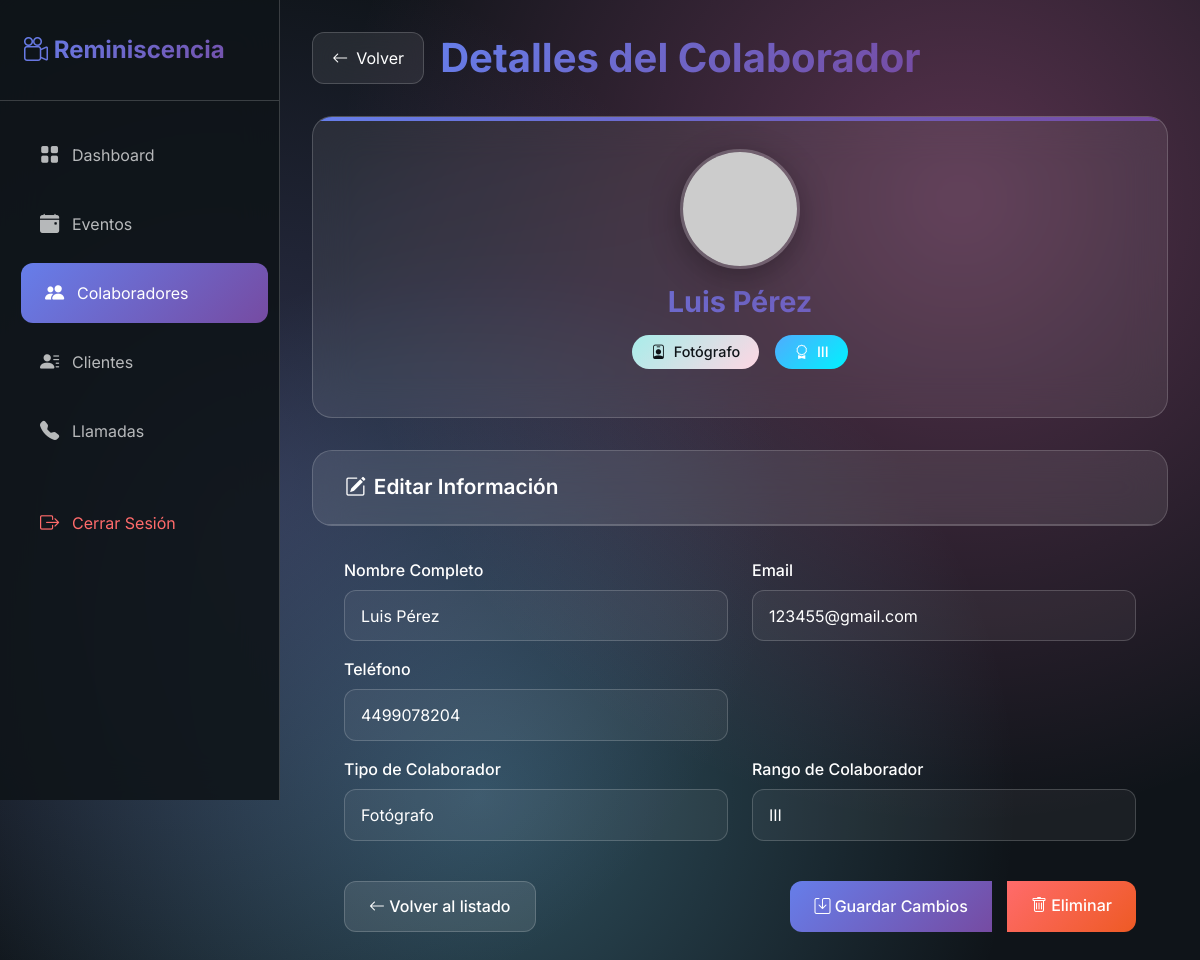
The app's page /admin/detalles_colaborador.php?id=2 (signed in) with its own data.
### tables this page shows
CREATE TABLE `usuarios` (
  `id` int(11) NOT NULL,
  `nombre` varchar(100) NOT NULL,
  `email` varchar(100) NOT NULL,
  `telefono` varchar(20) DEFAULT NULL,
  `password` varchar(255) NOT NULL,
  `rol` enum('admin','colaborador','cliente') NOT NULL,
  `tipo_colaborador` enum('fotografo','videografo','auxiliar','') DEFAULT NULL,
  `rango_colaborador` enum('I','II','III','') DEFAULT NULL,
  `fecha_registro` datetime DEFAULT current_timestamp(),
  `activo` tinyint(1) DEFAULT 1,
  `foto_id` varchar(255) DEFAULT NULL
);

### admin/detalles_colaborador.php (the view, shortened to what this page needs)
<?php
require_once(__DIR__ . '/../includes/config.php');
$colaborador_id = intval($_GET['id']);
try {
    $stmt = $conn->prepare("SELECT * FROM usuarios WHERE id = ? AND rol = 'colaborador'");
    $stmt->execute([$colaborador_id]);
    $colaborador = $stmt->fetch(PDO::FETCH_ASSOC);
    $tipos_colaborador = [
        'fotografo' => 'Fotógrafo',
        'videografo' => 'Videógrafo',
        'auxiliar' => 'Auxiliar',
    ];
    $rangos_colaborador = [
        'I' => 'I',
        'II' => 'II',
        'III' => 'III',
    ];
} catch (PDOException $e) {
    die("Error al obtener datos del colaborador: " . $e->getMessage());
}
?>
<!DOCTYPE html>
<html lang="es">
<head>
  <link href="https://cdn.jsdelivr.net/npm/bootstrap@5.3.0/dist/css/bootstrap.min.css" rel="stylesheet">
  <link rel="stylesheet" href="https://cdn.jsdelivr.net/npm/bootstrap-icons@1.11.1/font/bootstrap-icons.css">
</head>
<body>
  <nav class="sidebar" id="sidebar">
    <div class="sidebar-header">
      <div class="logo">
        <i class="bi bi-camera-reels"></i>
        Reminiscencia
      </div>
    </div>
    <div class="nav-menu">
      <div class="nav-item">
        <a href="dashboard.php" class="nav-link">
          <i class="bi bi-grid-fill"></i>
          <span>Dashboard</span>
        </a>
      </div>
      <div class="nav-item">
        <a href="gestion_eventos.php" class="nav-link">
          <i class="bi bi-calendar-event-fill"></i>
          <span>Eventos</span>
        </a>
      </div>
      <div class="nav-item">
        <a href="gestion_colaboradores.php" class="nav-link active">
          <i class="bi bi-people-fill"></i>
          <span>Colaboradores</span>
        </a>
      </div>
      <div class="nav-item">
        <a href="gestion_clientes.php" class="nav-link">
          <i class="bi bi-person-lines-fill"></i>
          <span>Clientes</span>
        </a>
      </div>
      <div class="nav-item">
        <a href="llamadas.php" class="nav-link">
          <i class="bi bi-telephone-fill"></i>
          <span>Llamadas</span>
        </a>
      </div>
      <div class="nav-item" style="margin-top: 2rem;">
        <a href="/logout.php" class="nav-link" style="color: #ff6b6b;">
          <i class="bi bi-box-arrow-right"></i>
          <span>Cerrar Sesión</span>
        </a>
      </div>
    </div>
  </nav>
  <main class="main-content">
    <div class="page-header">
      <a href="gestion_colaboradores.php" class="back-button">
        <i class="bi bi-arrow-left"></i>
        Volver
      </a>
      <h1>Detalles del Colaborador</h1>
    </div>
    <div class="profile-header">
      <img src="https://ui-avatars.com/api/?name=<?php echo urlencode($colaborador['nombre']); ?>&background=random"
           alt="Foto de perfil" class="profile-pic">
      <h2 class="profile-name"><?php echo htmlspecialchars($colaborador['nombre']); ?></h2>
      <div class="badge-container">
        <span class="badge badge-tipo">
          <i class="bi bi-person-badge"></i>
          <?php echo htmlspecialchars($tipos_colaborador[$colaborador['tipo_colaborador']] ?? 'Desconocido'); ?>
        </span>
        <span class="badge badge-rango">
          <i class="bi bi-award"></i>
          <?php echo htmlspecialchars($rangos_colaborador[$colaborador['rango_colaborador']] ?? 'Desconocido'); ?>
        </span>
        </div>
    </div>
    <div class="card">
        <div class="card-header">
          <h3 class="card-title text-white">
            <i class="bi bi-pencil-square text-white"></i>
            Editar Información
          </h3>
        </div>
      </div>
      <div class="card-body">
        <form method="POST">
          <div class="row">
            <div class="col-md-6 mb-3">
              <label for="nombre" class="form-label">Nombre Completo</label>
              <input type="text" class="form-control" id="nombre" name="nombre"
                     value="<?php echo htmlspecialchars($colaborador['nombre']); ?>" required>
            </div>
            <div class="col-md-6 mb-3">
              <label for="email" class="form-label">Email</label>
              <input type="email" class="form-control" id="email" name="email"
                     value="<?php echo htmlspecialchars($colaborador['email']); ?>" required>
            </div>
          </div>
          <div class="row">
            <div class="col-md-6 mb-3">
              <label for="telefono" class="form-label">Teléfono</label>
              <input type="tel" class="form-control" id="telefono" name="telefono"
                     value="<?php echo htmlspecialchars($colaborador['telefono']); ?>">
            </div>
          </div>
          <div class="row">
            <div class="col-md-6 mb-3">
              <label for="tipo_colaborador" class="form-label">Tipo de Colaborador</label>
              <select class="form-select text" id="tipo_colaborador" name="tipo_colaborador" required>
                <?php foreach ($tipos_colaborador as $valor => $texto): ?>
                  <option class= "text-dark" value="<?php echo htmlspecialchars($valor); ?>"
                    <?php echo ($colaborador['tipo_colaborador'] === $valor) ? 'selected' : ''; ?>>
                    <?php echo htmlspecialchars($texto); ?>
                  </option>
                <?php endforeach; ?>
              </select>
            </div>
            <div class="col-md-6 mb-3">
              <label for="rango_colaborador" class="form-label">Rango de Colaborador</label>
              <select class="form-select" id="rango_colaborador" name="rango_colaborador" required>
                <?php foreach ($rangos_colaborador as $valor => $texto): ?>
                  <option class= "text-dark" value="<?php echo htmlspecialchars($valor); ?>"
                    <?php echo ($colaborador['rango_colaborador'] === $valor) ? 'selected' : ''; ?>>
                    <?php echo htmlspecialchars($texto); ?>
                  </option>
                <?php endforeach; ?>
              </select>
            </div>
          </div>
          <div class="d-flex flex-column flex-md-row justify-content-between mt-4 gap-2">
            <a href="gestion_colaboradores.php" class="btn btn-secondary order-md-1">
              <i class="bi bi-arrow-left"></i> Volver al listado
            </a>
            <div class="btn-group order-md-2">
              <button type="submit" class="btn btn-primary">
                <i class="bi bi-save"></i> Guardar Cambios
              </button>
              <a href="eliminar_colaborador.php?id=<?php echo $colaborador_id; ?>"
                 class="btn btn-danger"
                 onclick="return confirm('¿Estás seguro de eliminar este colaborador?')">
                <i class="bi bi-trash"></i> Eliminar
              </a>
            </div>
          </div>
        </form>
      </div>
  </main>
</body>
</html>

### records on screen
usuarios: nombre "Luis Pérez", tipo_colaborador "Fotógrafo", rango_colaborador "III", email "123455@gmail.com", telefono "4499078204"
